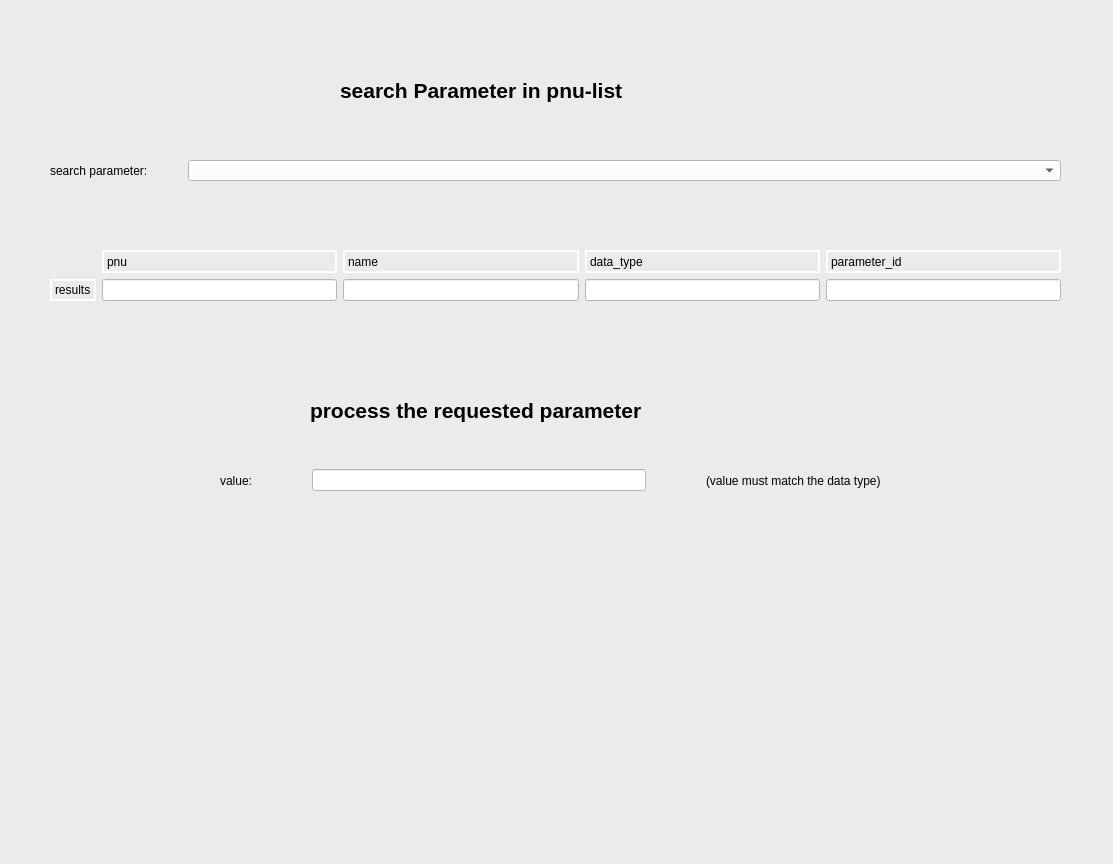
<?xml version="1.0" encoding="UTF-8"?>
<ui version="4.0">
 <class>MainWindow</class>
 <widget class="QWidget" name="MainWindow">
  <property name="geometry">
   <rect>
    <x>0</x>
    <y>0</y>
    <width>1113</width>
    <height>864</height>
   </rect>
  </property>
  <property name="windowTitle">
   <string>MainWindow</string>
  </property>
  <widget class="QWidget" name="centralwidget" native="true">
   <property name="geometry">
    <rect>
     <x>0</x>
     <y>-10</y>
     <width>1121</width>
     <height>881</height>
    </rect>
   </property>
   <property name="styleSheet">
    <string notr="true">QWidget{background-color:rgb(235, 235, 235);
color:black}</string>
   </property>
   <widget class="QWidget" name="formLayoutWidget">
    <property name="geometry">
     <rect>
      <x>40</x>
      <y>160</y>
      <width>1031</width>
      <height>41</height>
     </rect>
    </property>
    <layout class="QFormLayout" name="formLayout">
     <property name="horizontalSpacing">
      <number>40</number>
     </property>
     <property name="verticalSpacing">
      <number>40</number>
     </property>
     <property name="leftMargin">
      <number>10</number>
     </property>
     <property name="topMargin">
      <number>10</number>
     </property>
     <property name="rightMargin">
      <number>10</number>
     </property>
     <property name="bottomMargin">
      <number>10</number>
     </property>
     <item row="0" column="1">
      <widget class="QComboBox" name="cmbSearchParameter">
       <property name="styleSheet">
        <string notr="true">QComboBox{background-color:white;
color:black}</string>
       </property>
      </widget>
     </item>
     <item row="0" column="0">
      <widget class="QLabel" name="searchParameterLabel">
       <property name="text">
        <string>search parameter:</string>
       </property>
      </widget>
     </item>
    </layout>
   </widget>
   <widget class="QLabel" name="label_6">
    <property name="geometry">
     <rect>
      <x>310</x>
      <y>400</y>
      <width>461</width>
      <height>41</height>
     </rect>
    </property>
    <property name="text">
     <string>&lt;html&gt;&lt;head/&gt;&lt;body&gt;&lt;p&gt;&lt;span style=&quot; font-size:16pt; font-weight:600;&quot;&gt;process the requested parameter&lt;/span&gt;&lt;/p&gt;&lt;/body&gt;&lt;/html&gt;</string>
    </property>
   </widget>
   <widget class="QWidget" name="horizontalLayoutWidget">
    <property name="geometry">
     <rect>
      <x>210</x>
      <y>470</y>
      <width>681</width>
      <height>41</height>
     </rect>
    </property>
    <layout class="QHBoxLayout" name="horizontalLayout">
     <property name="spacing">
      <number>60</number>
     </property>
     <property name="leftMargin">
      <number>10</number>
     </property>
     <property name="topMargin">
      <number>5</number>
     </property>
     <property name="rightMargin">
      <number>10</number>
     </property>
     <property name="bottomMargin">
      <number>5</number>
     </property>
     <item>
      <widget class="QLabel" name="label_7">
       <property name="text">
        <string>value:</string>
       </property>
      </widget>
     </item>
     <item>
      <widget class="QLineEdit" name="txtValueParameter">
       <property name="styleSheet">
        <string notr="true">QLineEdit{background-color:white;
color:black}</string>
       </property>
      </widget>
     </item>
     <item>
      <widget class="QLabel" name="label_8">
       <property name="text">
        <string>(value must match the data type)</string>
       </property>
      </widget>
     </item>
    </layout>
   </widget>
   <widget class="QWidget" name="gridLayoutWidget">
    <property name="geometry">
     <rect>
      <x>40</x>
      <y>250</y>
      <width>1031</width>
      <height>71</height>
     </rect>
    </property>
    <layout class="QGridLayout" name="gridLayout">
     <property name="leftMargin">
      <number>10</number>
     </property>
     <property name="topMargin">
      <number>10</number>
     </property>
     <property name="rightMargin">
      <number>10</number>
     </property>
     <property name="bottomMargin">
      <number>10</number>
     </property>
     <property name="spacing">
      <number>6</number>
     </property>
     <item row="3" column="3">
      <widget class="QLabel" name="label_2">
       <property name="styleSheet">
        <string notr="true">QFrame{border: 2px solid rgb(255, 255, 255)}</string>
       </property>
       <property name="text">
        <string>data_type</string>
       </property>
      </widget>
     </item>
     <item row="3" column="4">
      <widget class="QLabel" name="label">
       <property name="styleSheet">
        <string notr="true">QFrame{border: 2px solid rgb(255, 255, 255)}</string>
       </property>
       <property name="text">
        <string>parameter_id</string>
       </property>
      </widget>
     </item>
     <item row="3" column="2">
      <widget class="QLabel" name="label_4">
       <property name="styleSheet">
        <string notr="true">QFrame{border: 2px solid rgb(255, 255, 255)}</string>
       </property>
       <property name="text">
        <string>name</string>
       </property>
      </widget>
     </item>
     <item row="4" column="0">
      <widget class="QLabel" name="label_5">
       <property name="styleSheet">
        <string notr="true">QFrame{border: 2px solid rgb(255, 255, 255)}</string>
       </property>
       <property name="text">
        <string>results</string>
       </property>
      </widget>
     </item>
     <item row="3" column="1">
      <widget class="QLabel" name="label_3">
       <property name="styleSheet">
        <string notr="true">QFrame{border: 2px solid rgb(255, 255, 255)}</string>
       </property>
       <property name="text">
        <string>pnu</string>
       </property>
      </widget>
     </item>
     <item row="4" column="1">
      <widget class="QLineEdit" name="lineEdit">
       <property name="styleSheet">
        <string notr="true">QLineEdit{background-color:white;
color:black}</string>
       </property>
      </widget>
     </item>
     <item row="4" column="2">
      <widget class="QLineEdit" name="lineEdit_2">
       <property name="styleSheet">
        <string notr="true">QLineEdit{background-color:white;
color:black}</string>
       </property>
      </widget>
     </item>
     <item row="4" column="3">
      <widget class="QLineEdit" name="lineEdit_3">
       <property name="styleSheet">
        <string notr="true">QLineEdit{background-color:white;
color:black}</string>
       </property>
      </widget>
     </item>
     <item row="4" column="4">
      <widget class="QLineEdit" name="lineEdit_4">
       <property name="styleSheet">
        <string notr="true">QLineEdit{background-color:white;
color:black}</string>
       </property>
      </widget>
     </item>
    </layout>
   </widget>
   <widget class="QLabel" name="label_9">
    <property name="geometry">
     <rect>
      <x>340</x>
      <y>80</y>
      <width>401</width>
      <height>41</height>
     </rect>
    </property>
    <property name="text">
     <string>&lt;html&gt;&lt;head/&gt;&lt;body&gt;&lt;p&gt;&lt;span style=&quot; font-size:16pt; font-weight:600;&quot;&gt;search Parameter in pnu-list&lt;/span&gt;&lt;/p&gt;&lt;/body&gt;&lt;/html&gt;</string>
    </property>
   </widget>
  </widget>
  <action name="actionconnection">
   <property name="text">
    <string>connection</string>
   </property>
  </action>
  <action name="actionconfiguration">
   <property name="text">
    <string>configuration</string>
   </property>
  </action>
  <action name="actionmovement">
   <property name="text">
    <string>movement</string>
   </property>
  </action>
  <action name="actionanalysis">
   <property name="text">
    <string>analysis</string>
   </property>
  </action>
 </widget>
 <resources/>
 <connections/>
</ui>
